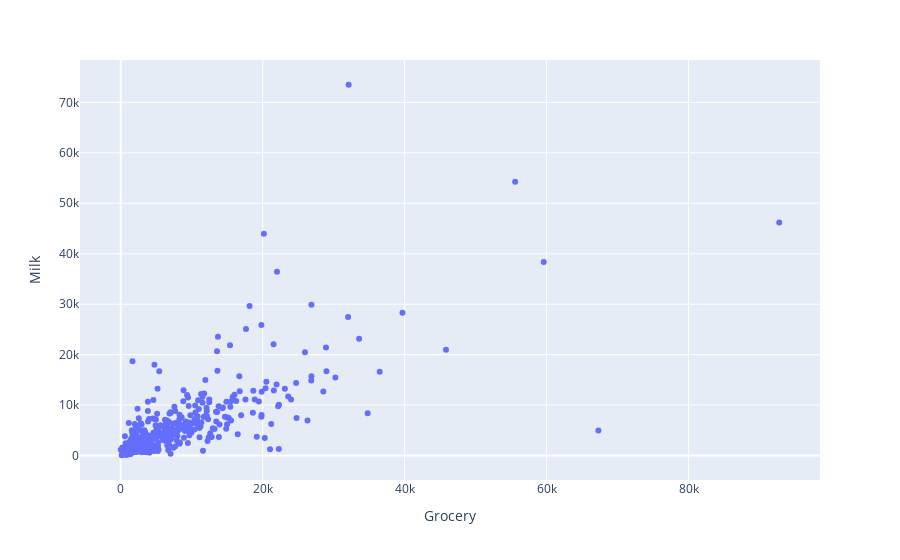

Write notebook code for a chart like this one.
### Markdown cell above
4. Visualise datas via scatter plot

### Code cell
fig = px.scatter(dataset, 'Grocery', 'Milk')
fig.show()

### Figure 1 — Plotly figure (JSON) as saved in the notebook; plotly's stock layout.template omitted (floating-point values rounded to 4 significant figures; data arrays with more than 128 entries replaced by an {"elided": "..."} marker saying what was removed)
{"data": [{"hovertemplate": "Grocery=%{x}<br>Milk=%{y}<extra></extra>", "legendgroup": "", "marker": {"color": "#636efa", "symbol": "circle"}, "mode": "markers", "name": "", "orientation": "v", "showlegend": false, "type": "scatter", "x": {"elided": "440 int values"}, "xaxis": "x", "y": {"elided": "440 int values"}, "yaxis": "y"}], "layout": {"legend": {"tracegroupgap": 0}, "margin": {"t": 60}, "xaxis": {"anchor": "y", "domain": [0, 1], "title": {"text": "Grocery"}}, "yaxis": {"anchor": "x", "domain": [0, 1], "title": {"text": "Milk"}}}}
